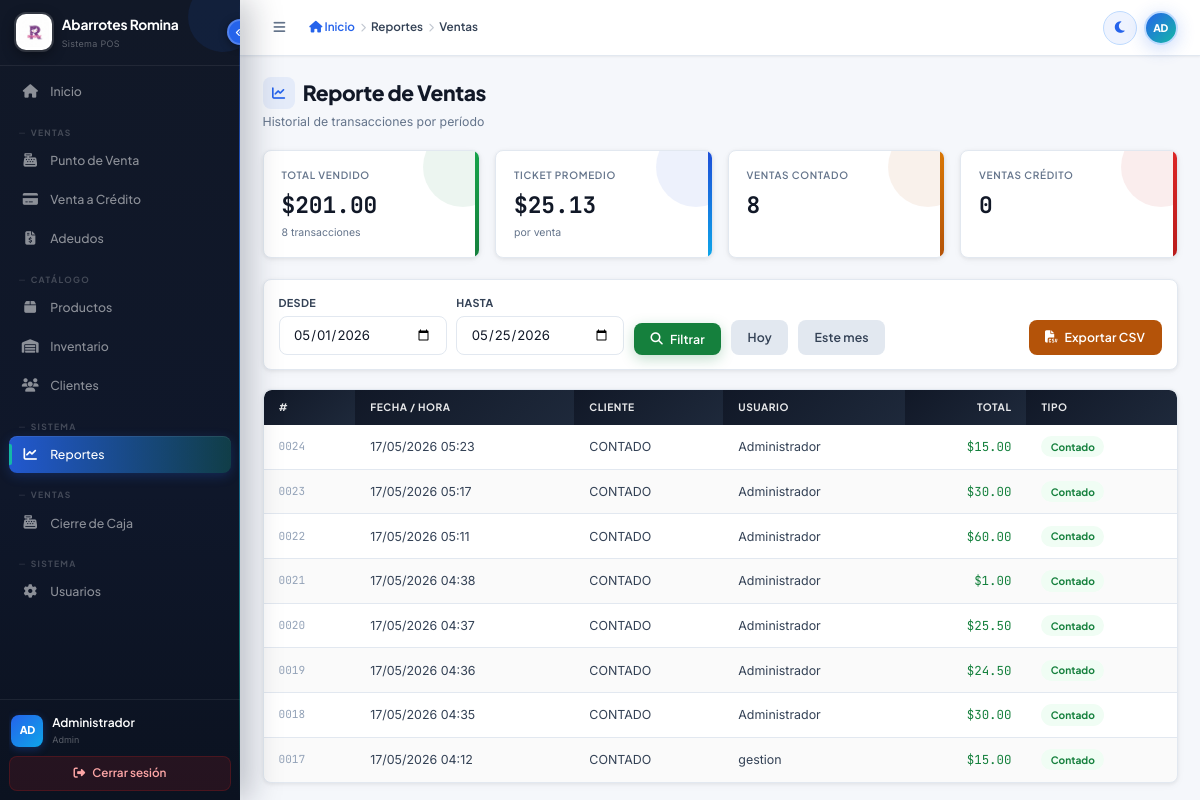
/reportes/ventas.php (signed in), run on the app's committed database.
### tables this page shows
CREATE TABLE `ventas` (
  `id_venta` int(11) NOT NULL AUTO_INCREMENT,
  `fecha` datetime NOT NULL DEFAULT current_timestamp(),
  `total` decimal(10,2) NOT NULL,
  `id_cliente` int(11) DEFAULT NULL,
  `id_usuario` int(11) NOT NULL,
  PRIMARY KEY (`id_venta`),
  KEY `id_cliente` (`id_cliente`),
  KEY `id_usuario` (`id_usuario`),
  CONSTRAINT `ventas_ibfk_1` FOREIGN KEY (`id_cliente`) REFERENCES `clientes` (`id_cliente`) ON DELETE SET NULL,
  CONSTRAINT `ventas_ibfk_2` FOREIGN KEY (`id_usuario`) REFERENCES `usuarios` (`id_usuario`)
);

CREATE TABLE `usuarios` (
  `id_usuario` int(11) NOT NULL AUTO_INCREMENT,
  `nombre` varchar(100) NOT NULL,
  `contrasena` varchar(255) NOT NULL,
  `rol` enum('admin','cajero') NOT NULL DEFAULT 'cajero',
  `fecha_creacion` timestamp NOT NULL DEFAULT current_timestamp(),
  PRIMARY KEY (`id_usuario`)
);

### reportes/ventas.php (the view, shortened to what this page needs)
<?php
require_once '../includes/config.php';
$fecha_inicio = $_GET['fecha_inicio'] ?? date('Y-m-01');
$fecha_fin    = $_GET['fecha_fin']    ?? date('Y-m-d');
$fecha_inicio = preg_match('/^\d{4}-\d{2}-\d{2}$/', $fecha_inicio) ? $fecha_inicio : date('Y-m-01');
$fecha_fin    = preg_match('/^\d{4}-\d{2}-\d{2}$/', $fecha_fin)    ? $fecha_fin    : date('Y-m-d');
$sm = $conn->prepare("SELECT COUNT(*) total, COALESCE(SUM(total),0) monto, COALESCE(AVG(total),0) promedio,
    SUM(id_cliente IS NULL) contado, SUM(id_cliente IS NOT NULL) credito
    FROM ventas WHERE DATE(fecha) BETWEEN ? AND ?");
$sm->bind_param("ss",$fecha_inicio,$fecha_fin);
$sm->execute();
$metricas = $sm->get_result()->fetch_assoc();
$por_pag = 25;
$pagina  = max(1,(int)($_GET['pagina']??1));
$offset  = ($pagina-1)*$por_pag;
$sq=$conn->prepare("SELECT v.id_venta,v.fecha,v.total,
    CASE WHEN v.id_cliente IS NULL THEN 'CONTADO' ELSE c.nombre END cliente,
    u.nombre usuario,
    CASE WHEN v.id_cliente IS NULL THEN 0 ELSE 1 END es_credito
    FROM ventas v LEFT JOIN clientes c ON v.id_cliente=c.id_cliente
    JOIN usuarios u ON v.id_usuario=u.id_usuario
    WHERE DATE(v.fecha) BETWEEN ? AND ? ORDER BY v.fecha DESC LIMIT ? OFFSET ?");
$sq->bind_param("ssii",$fecha_inicio,$fecha_fin,$por_pag,$offset);
$sq->execute();
$resultado=$sq->get_result();
?>
<div class="page-head">
  <div class="page-title"><i class="fa-solid fa-chart-line"></i> Reporte de Ventas</div>
  <div class="page-subtitle">Historial de transacciones por período</div>
</div>
<div class="metrics-row">
  <div class="metric-card verde">
    <div class="metric-label">Total vendido</div>
    <div class="metric-valor"><?=dinero($metricas['monto'])?></div>
    <div class="metric-sub"><?=(int)$metricas['total']?> transacciones</div>
  </div>
  <div class="metric-card azul">
    <div class="metric-label">Ticket promedio</div>
    <div class="metric-valor"><?=dinero($metricas['promedio'])?></div>
    <div class="metric-sub">por venta</div>
  </div>
  <div class="metric-card naranja">
    <div class="metric-label">Ventas contado</div>
    <div class="metric-valor"><?=(int)$metricas['contado']?></div>
  </div>
  <div class="metric-card rojo">
    <div class="metric-label">Ventas crédito</div>
    <div class="metric-valor"><?=(int)$metricas['credito']?></div>
  </div>
</div>
<div class="filtros-bar">
  <form method="GET" style="display:contents">
    <div class="form-group">
      <label class="form-label">Desde</label>
      <input type="date" name="fecha_inicio" class="form-control" value="<?=e($fecha_inicio)?>">
    </div>
    <div class="form-group">
      <label class="form-label">Hasta</label>
      <input type="date" name="fecha_fin" class="form-control" value="<?=e($fecha_fin)?>">
    </div>
    <button type="submit" class="btn btn-verde"><i class="fa-solid fa-magnifying-glass"></i> Filtrar</button>
  </form>
  <a href="?fecha_inicio=<?=date('Y-m-d')?>&fecha_fin=<?=date('Y-m-d')?>" class="btn btn-gris">Hoy</a>
  <a href="?fecha_inicio=<?=date('Y-m-01')?>&fecha_fin=<?=date('Y-m-d')?>" class="btn btn-gris">Este mes</a>
  <a href="?fecha_inicio=<?=e($fecha_inicio)?>&fecha_fin=<?=e($fecha_fin)?>&csv=1"
     class="btn btn-naranja" style="margin-left:auto"><i class="fa-solid fa-file-csv"></i> Exportar CSV</a>
</div>
<div class="card">
  <div class="tabla-wrap">
    <table class="tabla">
      <thead>
        <tr><th>#</th><th>Fecha / Hora</th><th>Cliente</th><th>Usuario</th><th style="text-align:right">Total</th><th>Tipo</th></tr>
      </thead>
      <tbody>
        <?php if($resultado->num_rows===0): ?>
          <tr><td colspan="6"><div class="empty-state"><div class="ei"><i class="fa-solid fa-inbox"></i></div><p>Sin ventas en el período.</p></div></td></tr>
        <?php else: ?>
          <?php while($v=$resultado->fetch_assoc()): ?>
          <tr>
            <td class="num" style="color:var(--gris-400);font-size:.74rem"><?=str_pad($v['id_venta'],4,'0',STR_PAD_LEFT)?></td>
            <td><?=date('d/m/Y H:i',strtotime($v['fecha']))?></td>
            <td><?=e($v['cliente'])?></td>
            <td><?=e($v['usuario'])?></td>
            <td style="text-align:right" class="num dinero-verde"><?=dinero($v['total'])?></td>
            <td>
              <?php if($v['es_credito']): ?>
                <span class="badge badge-naranja">Crédito</span>
              <?php else: ?>
                <span class="badge badge-verde">Contado</span>
              <?php endif ?>
            </td>
          </tr>
          <?php endwhile ?>
        <?php endif ?>
      </tbody>
    </table>
  </div>
</div>

### reportes/ventas.php (style rules this page uses)
.filtros-bar { display:flex;gap:.65rem;margin-bottom:1.25rem;flex-wrap:wrap;align-items:flex-end; background:var(--blanco);border:1px solid var(--gris-200);border-radius:8px; padding:.95rem 1rem;box-shadow:var(--sh-sm); }
.filtros-bar .form-group { margin:0 }
.filtros-bar .form-control { min-width:168px }

### data on the page
ventas: id_venta "0024", fecha "17/05/2026 05:23", cliente "CONTADO", id_usuario.nombre "Administrador", total "$15.00"
ventas: id_venta "0023", fecha "17/05/2026 05:17", cliente "CONTADO", id_usuario.nombre "Administrador", total "$30.00"
ventas: id_venta "0022", fecha "17/05/2026 05:11", cliente "CONTADO", id_usuario.nombre "Administrador", total "$60.00"
ventas: id_venta "0021", fecha "17/05/2026 04:38", cliente "CONTADO", id_usuario.nombre "Administrador", total "$1.00"
ventas: id_venta "0020", fecha "17/05/2026 04:37", cliente "CONTADO", id_usuario.nombre "Administrador", total "$25.50"
ventas: id_venta "0019", fecha "17/05/2026 04:36", cliente "CONTADO", id_usuario.nombre "Administrador", total "$24.50"
ventas: id_venta "0018", fecha "17/05/2026 04:35", cliente "CONTADO", id_usuario.nombre "Administrador", total "$30.00"
ventas: id_venta "0017", fecha "17/05/2026 04:12", cliente "CONTADO", id_usuario.nombre "gestion", total "$15.00"

### other printed values
$item['label'] "Inicio"
$glabel "VENTAS"
$item['label'] "Punto de Venta"
$item['label'] "Venta a Crédito"
$item['label'] "Adeudos"
$glabel "CATÁLOGO"
$item['label'] "Productos"
$item['label'] "Inventario"
$item['label'] "Clientes"
$glabel "SISTEMA"
$item['label'] "Reportes"
$item['label'] "Cierre de Caja"
$item['label'] "Usuarios"
$ini "AD"
$user "Administrador"
